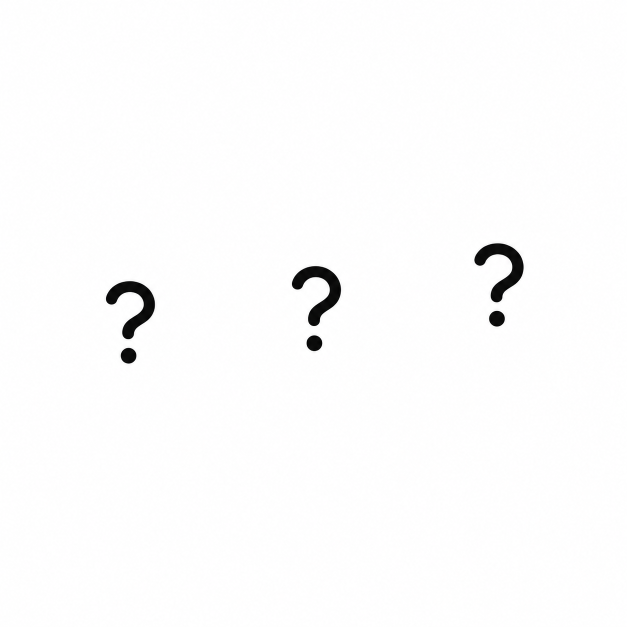
#> input picture docs/art/iterations/companion-pet-expression-v9-emotion-decoration-kit-v1/candidate-curious-question-v1.png, 1254 x 1254 px (shown at 1/2 size)
$ python -i render_companion_v35_emotion_decoration_preview.py   (imports and definitions only)
#> lines starting #> are read from the running program, lines starting #| are printed output that depends on the picture; after the words box and inside, x2 and y2 are one past the last pixel; in counts of white or black regions, pixels touching at a corner belong together
#!/usr/bin/env python3
"""Compose V35 source-derived emotion decorations over V9 Rig base frames."""

from __future__ import annotations

import argparse
import hashlib
import json
from pathlib import Path

from PIL import Image


ROOT = Path(__file__).resolve().parents[1]
LOCKED_V9 = ROOT / "docs/art/iterations/companion-pet-expression-v9/generated_pet_expression_sheet_v9_candidate.png"
LOCKED_V9_SHA256 = "919F344957661DEF2099AD56AB1286CCA9DBA4D8F08B702617B6DF5B1A28E9DA"
BASES = {
    "center": ROOT / "docs/art/iterations/companion-pet-expression-v9-rig-v1/candidate/rendered-200x200/pbm/matrix_daily_calm_center.pbm",
    "right": ROOT / "docs/art/iterations/companion-pet-expression-v9-rig-v1/candidate/rendered-200x200/pbm/matrix_daily_calm_right.pbm",
    "up": ROOT / "docs/art/iterations/companion-pet-expression-v9-rig-v1/candidate/rendered-200x200/pbm/matrix_daily_calm_up.pbm",
    "sleepy": ROOT / "docs/art/iterations/companion-pet-expression-v9-rig-v1/candidate/rendered-200x200/pbm/matrix_sleep_low_center.pbm",
}
SOURCES = {
    "curious_question": ROOT / "docs/art/iterations/companion-pet-expression-v9-emotion-decoration-kit-v1/candidate-curious-question-v1.png",
    "alert_exclamation": ROOT / "docs/art/iterations/companion-pet-expression-v9-emotion-decoration-kit-v1/candidate-alert-exclamation-v1.png",
    "sleepy_dream_cloud": ROOT / "docs/art/iterations/companion-pet-expression-v9-emotion-decoration-kit-v1/candidate-sleepy-dream-cloud-v1.png",
}
FACE_BOXES = ((42, 112, 33, 45), (125, 112, 34, 45), (47, 85, 23, 12),
              (132, 85, 23, 12), (94, 148, 13, 8), (86, 160, 29, 10))
PRESENCE = {
    "curious_question": {"bases": ["center", "right", "right"], "placements": [(142, 34, 16, 27), (140, 31, 16, 28), (138, 28, 16, 27)]},
    "alert_exclamation": {"bases": ["center", "up", "up"], "placements": [(97, 37, 5, 20), (96, 30, 7, 27), (96, 24, 7, 34)]},
    "sleepy_dream_cloud": {"bases": ["sleepy", "sleepy", "sleepy"], "placements": [(39, 39, 26, 20), (32, 33, 31, 20), (26, 27, 36, 20)]},
}
DURATIONS = [700, 420, 420]


def sha256(path: Path) -> str:
    return hashlib.sha256(path.read_bytes()).hexdigest().upper()


def source_masks(path: Path) -> list[Image.Image]:
    image = Image.open(path).convert("L")
    width = image.width // 3
#> width = 418
    masks: list[Image.Image] = []
    for index in range(3):
        cell = image.crop((index * width, 0, (index + 1) * width if index < 2 else image.width, image.height))
        mask = cell.point(lambda value: 255 if value < 128 else 0, mode="L")
        bbox = mask.getbbox()
        if bbox is None:
            raise ValueError(f"{path.name} source cell {index} has no ink")
        masks.append(mask.crop(bbox))
#> this loop made 3 passes
#> bbox on passes 1 to 3: (212, 562, 310, 727), (166, 532, 264, 702), (113, 487, 211, 653)
#> pass 1, in source_masks, `cell = image.crop((index * width, 0, (index + 1) * width if index < 2 ..`:
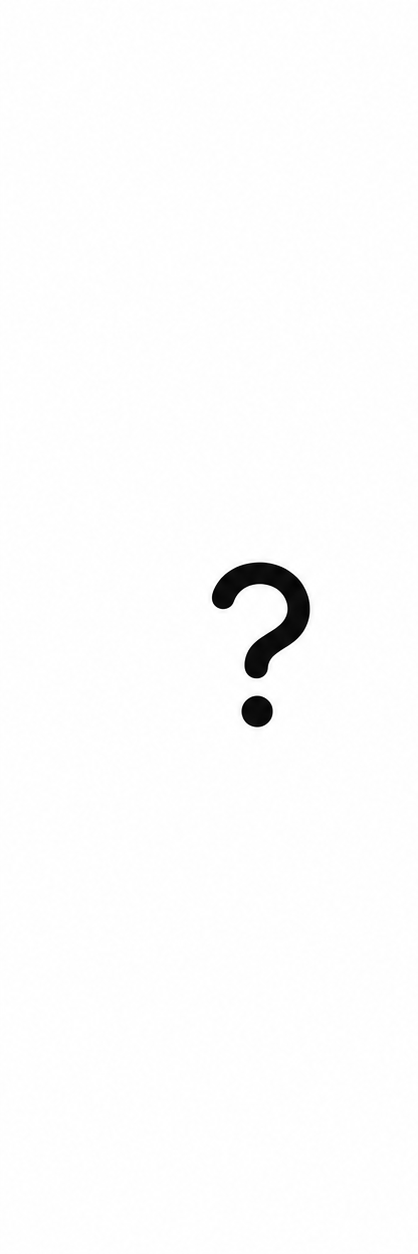
#> cell: PIL image 418x1254 L; min 0, max 255, mean 251.6
#> pass 1, in source_masks, `mask = cell.point(lambda value: 255 if value < 128 else 0, mode="L")`:
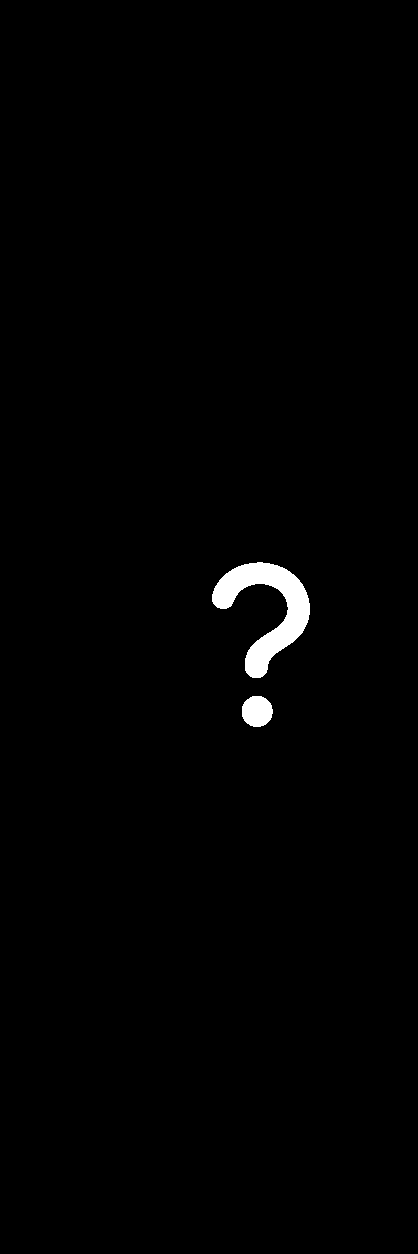
#> mask: PIL image 418x1254 L; 0.99% white; 2 white regions, box (x1, y1, x2, y2) and area: (212, 562, 310, 678) 4447, (242, 696, 273, 727) 767
#> pass 2, in source_masks, `mask = cell.point(lambda value: 255 if value < 128 else 0, mode="L")`:
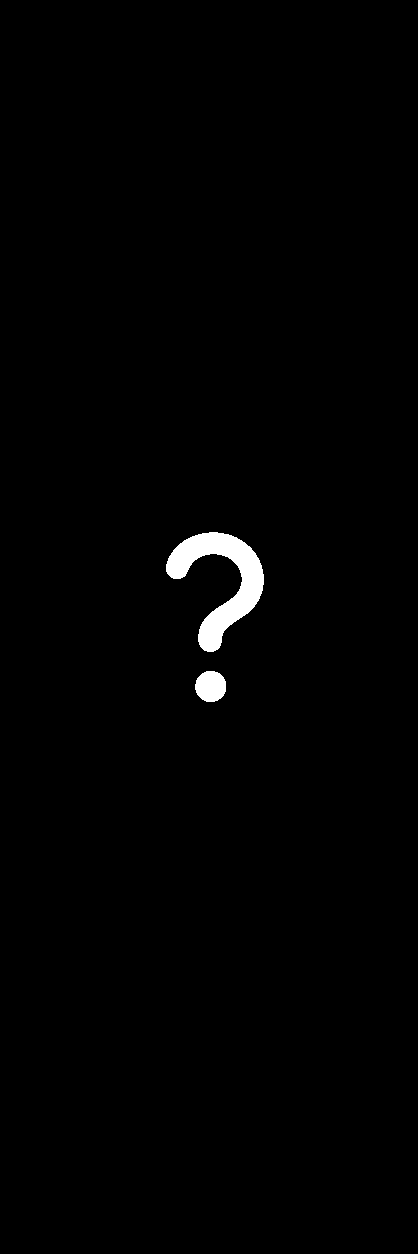
#> mask: PIL image 418x1254 L; 1% white; 2 white regions, box (x1, y1, x2, y2) and area: (166, 532, 264, 652) 4547, (195, 671, 226, 702) 769
#> after the loop:
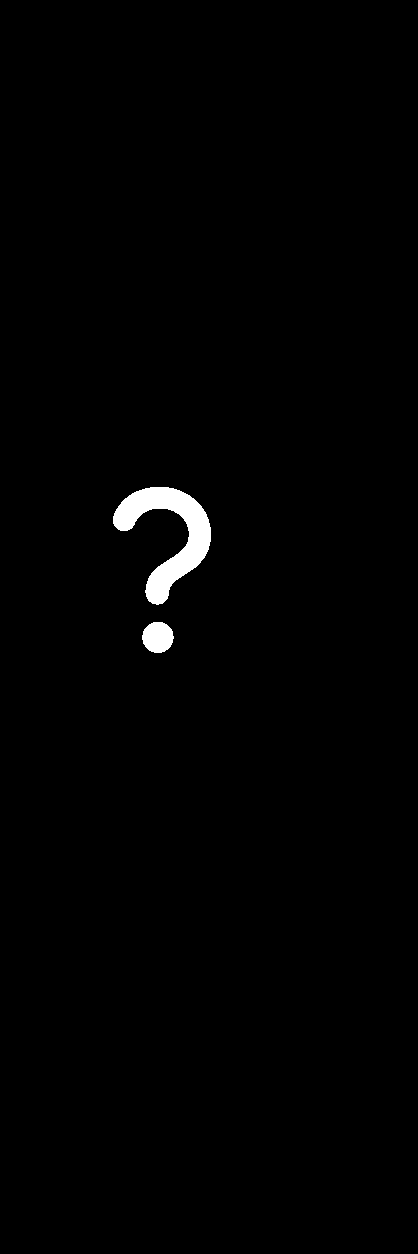
#> mask: PIL image 418x1254 L; 1% white; 2 white regions, box (x1, y1, x2, y2) and area: (113, 487, 211, 605) 4477, (142, 622, 174, 653) 772
#> after the loop, masks = 3 items
    return masks


def resize_mask(mask: Image.Image, width: int, height: int) -> Image.Image:
    return mask.resize((width, height), Image.Resampling.LANCZOS).point(lambda value: 255 if value >= 128 else 0, mode="L")


def restore_primary_face(canvas: Image.Image, base: Image.Image) -> None:
    for x, y, width, height in FACE_BOXES:
        canvas.paste(base.crop((x, y, x + width, y + height)), (x, y))


# [78 lines left out: functions compose, save_sequence, contact_sheet, main, not called in this run]


# [2 lines not run here, left out]

>>> result = source_masks('../docs/art/iterations/companion-pet-expression-v9-emotion-decoration-kit-v1/candidate-curious-question-v1.png')
#> result = 3 items
